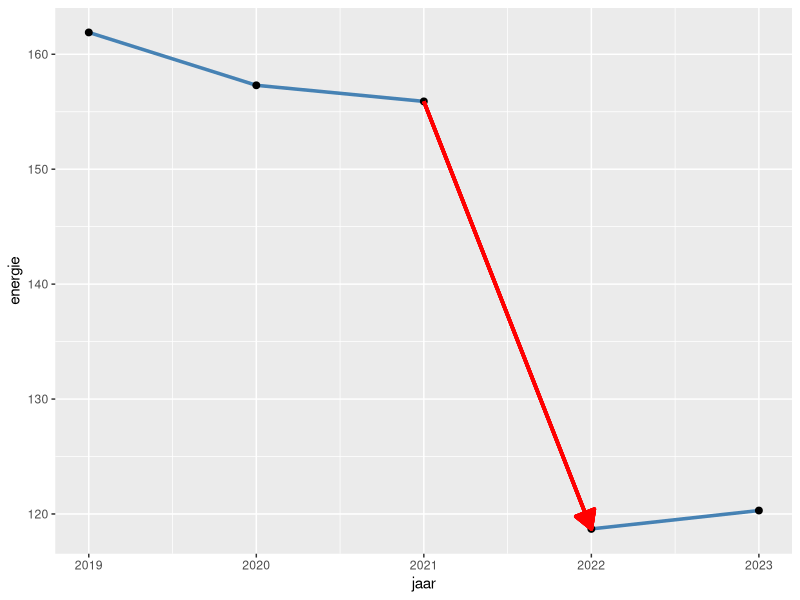

This chart was generated by the following R code:
library(readxl)
library(tidyverse)

kolomnamen <- read_excel("EnergieverbruikLandbouw.xlsx", skip = 0, n_max = 1) %>%
  unlist() %>%
  as.character()

Perioden_Energiegebruik <- read_excel("EnergieverbruikLandbouw.xlsx", skip = 3, col_names = FALSE)

colnames(Perioden_Energiegebruik) <- kolomnamen

Perioden_EnergiegebruikClean <- Perioden_Energiegebruik %>%
  filter(Perioden == "Totaal energiedragers") %>%
  select(Perioden, `2019`, `2020`, `2021`, `2022`, `2023**`)

Perioden_EnergiegebruikClean <- Perioden_EnergiegebruikClean %>%
  rename(`2023` = `2023**`)

Event_analysis_plot <- Perioden_EnergiegebruikClean %>%
pivot_longer(
cols = c("2019", "2020", "2021", "2022", "2023"),
names_to = "jaar",
values_to = "energie"
) %>%
mutate(jaar = as.numeric(jaar),
    energie = as.numeric(energie)
    )
          

ggplot(Event_analysis_plot, aes(x = jaar, y = energie)) +
geom_line(color = "steelblue", size = 1.2) +
geom_point(size = 2) +
            

geom_segment(aes(x = 2021, xend = 2022,y = energie[jaar == 2021],
      yend = energie[jaar == 2022]),
      arrow = arrow(type = "closed", length = unit(0.2, "inches")),
      color = "red", size = 1.2,
  inherit.aes = FALSE) +
            
  
annotate("segment", x = 2021, xend = 2022, 
         y = Event_analysis_plot$energie[Event_analysis_plot$jaar == 2021],
         yend = Event_analysis_plot$energie[Event_analysis_plot$jaar == 2022],
         arrow = arrow(type = "closed", length = unit(0.2, "inches")),
         color = "red", size = 1.2
)

